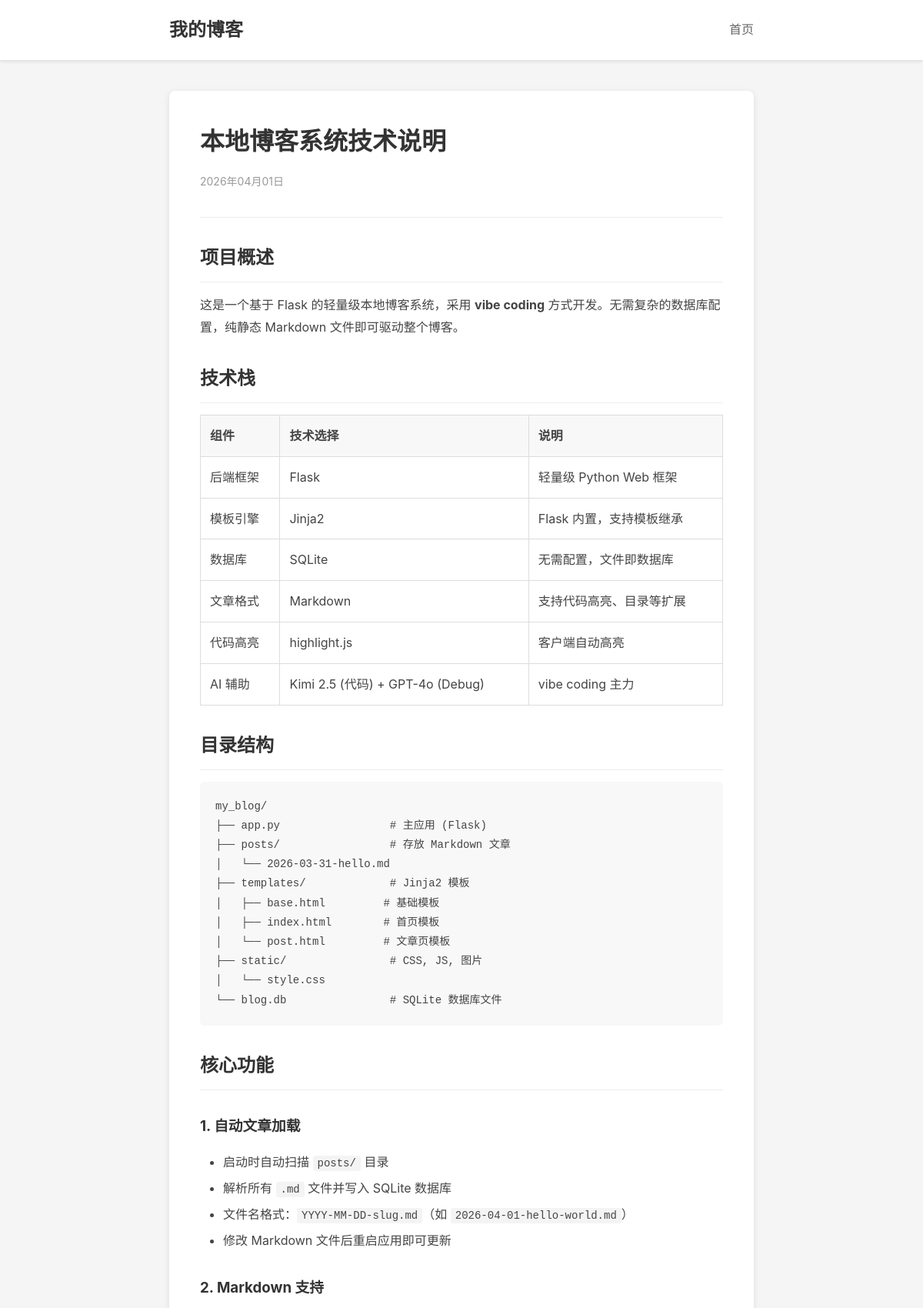
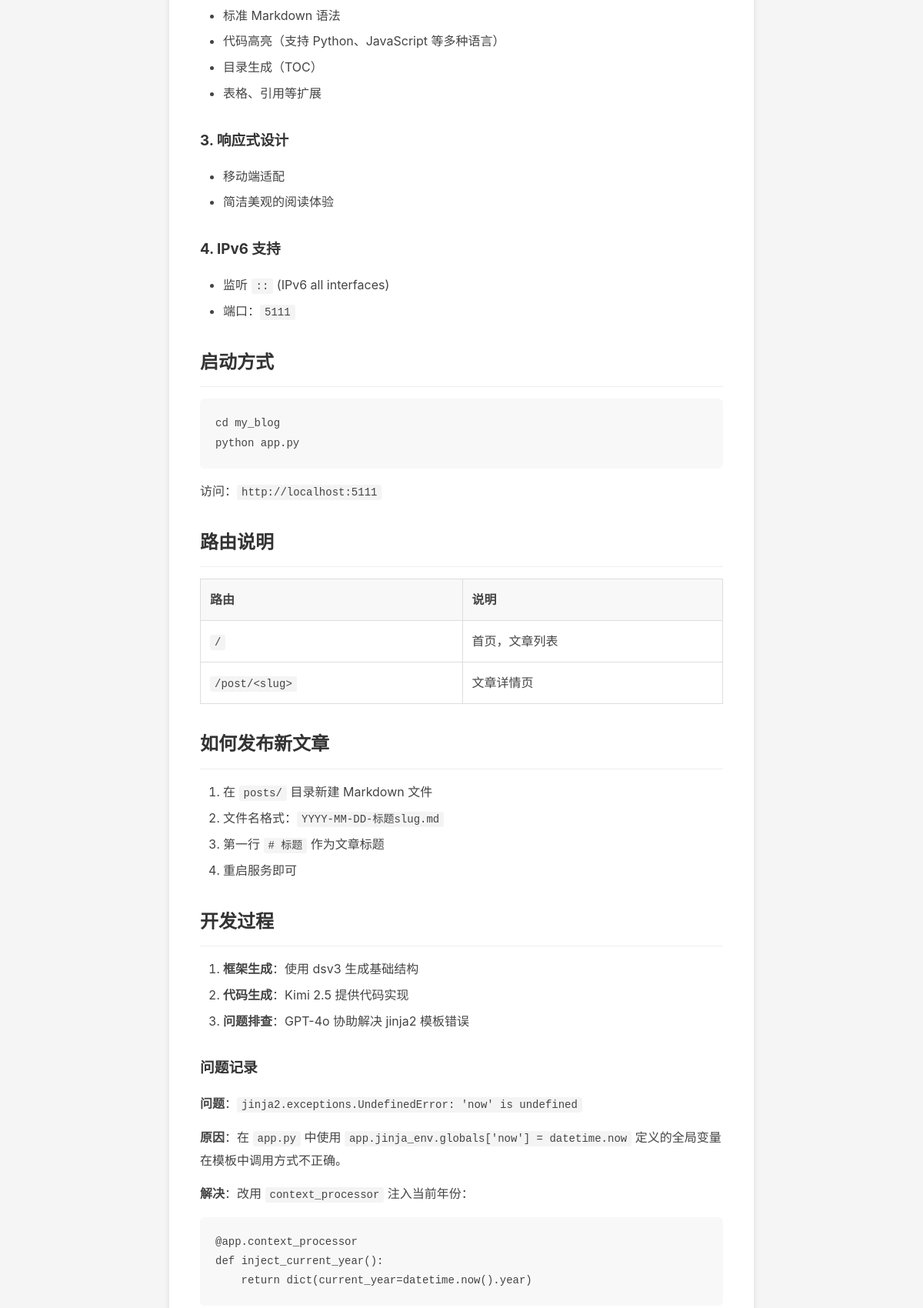
/post/blog-tech (upper part), run on the app's committed database (2 pictures, top to bottom).
### tables this page shows
CREATE TABLE posts (
            id INTEGER PRIMARY KEY AUTOINCREMENT,
            slug TEXT UNIQUE NOT NULL,
            title TEXT NOT NULL,
            date TEXT NOT NULL,
            summary TEXT,
            content TEXT NOT NULL,
            created_at TIMESTAMP DEFAULT CURRENT_TIMESTAMP
        );

### view.py (the view)
@blog_bp.route('/post/<slug>')
def post(slug):
    post = post_service.get_post_by_slug(g.db_conn, slug)
    if post is None:
        return render_template('404.html'), 404
    return render_template('post.html', post=post)

### app.py (called while the page is built)
def create_app():
    app = Flask(__name__, template_folder='templates', static_folder='static')
    app.config['DATABASE'] = os.path.join(app.root_path, 'blog.db')
    app.config['POSTS_DIR'] = os.path.join(app.root_path, 'posts')
    db.init_app(app)
    register_blueprints(app)
    @app.context_processor
    def inject_current_year():
        return dict(current_year=datetime.now().year)
    @app.template_filter('format_date')
    def format_date(date_str):
        try:
            date_obj = datetime.strptime(date_str, '%Y-%m-%d')
            return date_obj.strftime('%Y年%m月%d日')
        except Exception:
            return date_str
    @app.before_request
    def before_request():
        g.db_conn = db.get_db()
    with app.app_context():
        connection = db.get_db()
        Post.create_table(connection)
        post_service.sync_posts(connection)
    return app

### models.py (called while the page is built)
    def get_db(self):
        if 'db' not in g:
            g.db = sqlite3.connect(self.app.config['DATABASE'])
            g.db.row_factory = sqlite3.Row
        return g.db

    @classmethod
    def get_by_slug(cls, connection, slug):
        return connection.execute(
            f'SELECT * FROM {cls.TABLE_NAME} WHERE slug = ?', (slug,)
        ).fetchone()

### service.py (called while the page is built)
    def get_post_by_slug(self, conn, slug):
        return Post.get_by_slug(conn, slug)

### templates/post.html (shortened to what this page needs)
{% extends "base.html" %}
{% block content %}
<article class="post-detail">
    <header class="post-header">
        <h1 class="post-title">{{ post.title }}</h1>
        <div class="post-meta">
            <time datetime="{{ post.date }}">{{ post.date | format_date }}</time>
        </div>
    </header>
    <div class="post-content">
        {{ post.content | safe }}
    </div>
</article>
{% endblock %}

### static/style.css (style rules this page uses)
* { margin: 0; padding: 0; box-sizing: border-box; }
body { font-family: -apple-system, BlinkMacSystemFont, "Segoe UI", Roboto, "Helvetica Neue", Arial, sans-serif; line-height: 1.6; color: #333; background-color: #f5f5f5; }
.post-meta { color: #999; font-size: 14px; margin-bottom: 15px; }
.post-detail { background: #fff; padding: 40px; border-radius: 8px; box-shadow: 0 2px 8px rgba(0,0,0,0.1); }
.post-header { margin-bottom: 30px; padding-bottom: 20px; border-bottom: 1px solid #eee; }
.post-detail .post-title { font-size: 32px; margin-bottom: 15px; color: #333; }
.post-content { line-height: 1.8; color: #444; }
.post-content h1, .post-content h2, .post-content h3, .post-content h4, .post-content h5, .post-content h6 { margin: 30px 0 15px; color: #333; }
.post-content h2 { font-size: 24px; padding-bottom: 10px; border-bottom: 1px solid #eee; }
.post-content p { margin-bottom: 15px; }
.post-content ul, .post-content ol { margin-bottom: 15px; padding-left: 30px; }
.post-content li { margin-bottom: 5px; }
.post-content code { background: #f4f4f4; padding: 2px 6px; border-radius: 3px; font-family: "Consolas", "Monaco", monospace; font-size: 14px; }
.post-content pre { background: #f8f8f8; padding: 20px; border-radius: 6px; overflow-x: auto; margin-bottom: 15px; }
.post-content pre code { background: none; padding: 0; }
.post-content table { width: 100%; border-collapse: collapse; margin-bottom: 15px; }
.post-content th, .post-content td { border: 1px solid #ddd; padding: 12px; text-align: left; }
.post-content th { background: #f8f8f8; font-weight: 600; }

### data on the page
posts: title "本地博客系统技术说明", date "2026年04月01日", content "项目概述 这是一个基于 Flask 的轻量级本地博客系统，采用 vibe coding 方式开发。无需复杂的数据库配置，纯静态 Markdown 文件即可驱动整个博客。 技术栈 组件 技术选择 说明 后端框架 Flask 轻量级 Python Web 框架 模板引擎 Jinja2 Flask 内置，支持模板继承 数据库 SQLite 无需配置，文件即数据库 文章格式 Markdown 支持代码高亮、目录等扩展 代码高亮 highlight.js 客户端自动高亮 AI 辅助 Kimi 2.5 (代码) + GPT-4o (Debug) vibe coding 主力 目录结构 my_blog/ ├── app.py # 主应用 (Flask) ├── posts/ # 存放 Markdown 文章 │ └── 2026-03-31-hello.md ├── templates/ # Jinja2 模板 │ ├── base.html # 基础模板 │ ├── index.html # 首页模板 │ └── post.html # 文章页模板 ├── static/ # CSS, JS, 图片 │ └── style.css └── blog.db # SQLite 数据库文件 核心功能 1. 自动文章加载 启动时自动扫描 posts/ 目录 解析所有 .md 文件并写入 SQLite 数据库 文件名格式： YYYY-MM-DD-slug.md （如 2026-04-01-hello-world.md ） 修改 Markdown 文件后重启应用即可更新 2. Markdown 支持…"
